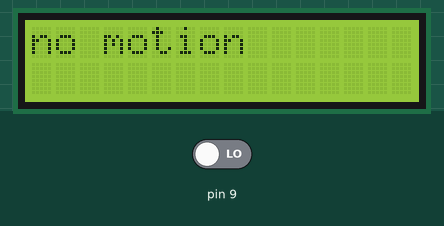
A sketch run on a simulated Arduino Uno, built with avr-gcc and run on an emulated ATmega328P. On the bench: 16×2 character LCD. The test bench sets the inputs (shaded band); at power-on: pin 9 LOW. What the sketch prints to the serial monitor is not drawn.

Above: at 1.2 s.
1.3 s: pin 9 driven HIGH
At 2.2 s:
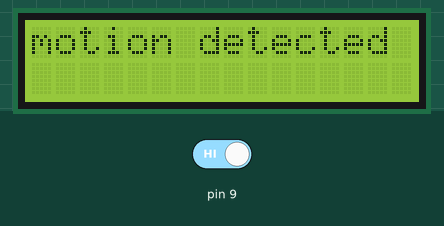
2.8 s: pin 9 driven LOW
At 4.0 s:
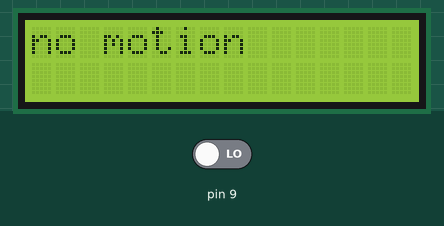
Timing chart, 0 to 5.8 s (numbered marks = the images above; inputs shaded):
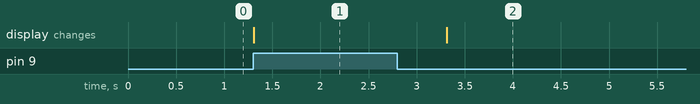

The sketch:

LCD.ino
```cpp
#include<LiquidCrystal.h>
LiquidCrystal lcd(7,6,5,4,3,2);
               //    RS,EN,D4,D5,D6,D7
int i=0;

void setup() {
 lcd.begin(16,2);
 pinMode(9,INPUT);
Serial.begin(9600);
}

void loop() {
  if(digitalRead(9)==HIGH)
  {
  lcd.clear();
  lcd.print("motion detected");
  Serial.println("motion detected");
delay(1000);
  }
  else{
    lcd.clear();
    lcd.print("no motion");
  }
  }
```

Measured:
- after the input at 1.3 s, the display: changes at once (image 1)
- after the input at 2.8 s, the display: changes after 0.51 s (image 2)
